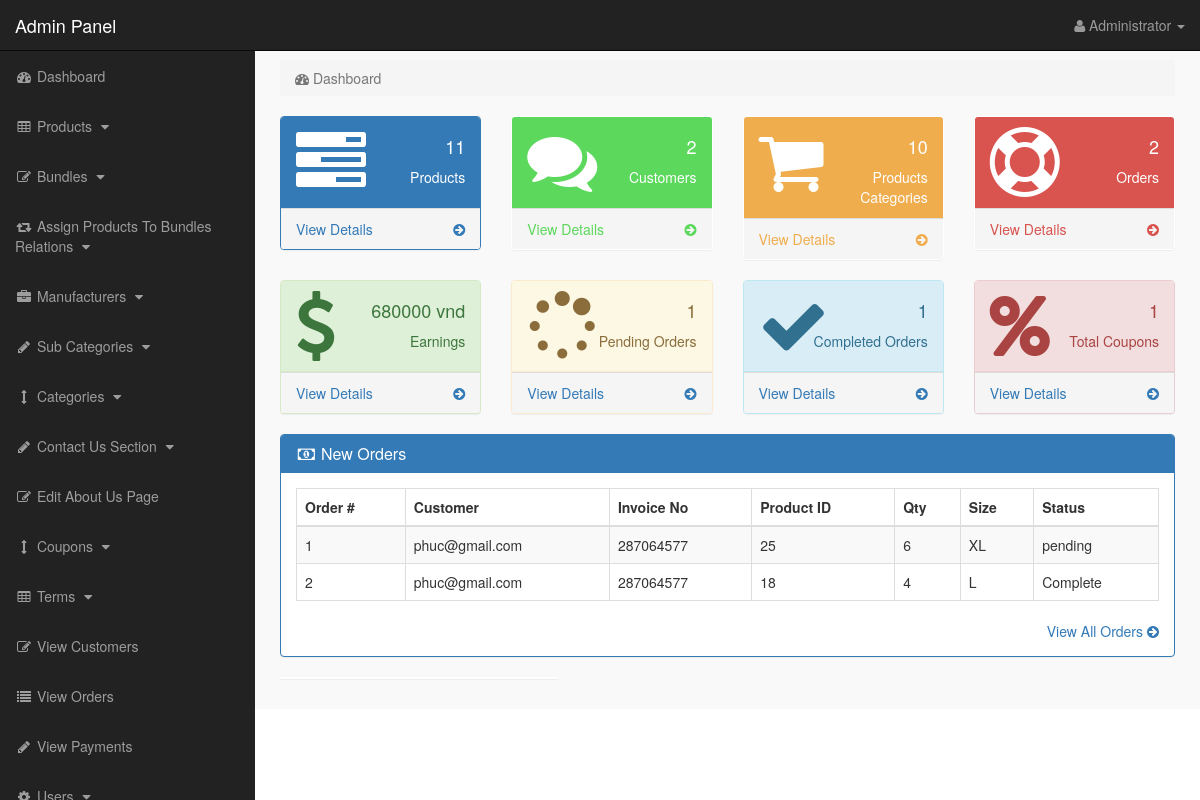
The page /admin_area/index.php?dashboard (signed in) on the database its author committed.
### tables this page shows
CREATE TABLE `pending_orders` (
  `order_id` int(10) NOT NULL,
  `customer_id` int(10) NOT NULL,
  `invoice_no` int(10) NOT NULL,
  `product_id` text NOT NULL,
  `qty` int(10) NOT NULL,
  `size` text NOT NULL,
  `order_status` text NOT NULL
);

CREATE TABLE `customers` (
  `customer_id` int(10) NOT NULL,
  `customer_name` varchar(255) NOT NULL,
  `customer_email` varchar(255) NOT NULL,
  `customer_pass` varchar(255) NOT NULL,
  `customer_country` text NOT NULL,
  `customer_city` text NOT NULL,
  `customer_contact` varchar(255) NOT NULL,
  `customer_address` text NOT NULL,
  `customer_image` text NOT NULL,
  `customer_ip` varchar(255) NOT NULL,
  `customer_confirm_code` text NOT NULL
);

### admin_area/dashboard.php (the view, shortened to what this page needs)
<?php
if(!isset($_SESSION['admin_email'])){
echo "<script>window.open('login.php','_self')</script>";
}
else {
?>
<div class="row">
<div class="col-lg-12">
<ol class="breadcrumb">
<li class="active">
<i class="fa fa-dashboard"></i> Dashboard
</li>
</ol>
</div>
</div>
<div class="row">
<div class="col-lg-3 col-md-6">
<div class="panel panel-primary">
<div class="panel-heading">
<div class="row">
<div class="col-xs-3">
<i class="fa fa-tasks fa-5x"> </i>
</div>
<div class="col-xs-9 text-right">
<div class="huge"><h4> <?php echo $count_products; ?> </h4></div>
<div>Products</div>
</div>
</div>
</div>
<a href="index.php?view_products">
<div class="panel-footer">
<span class="pull-left"> View Details </span>
<span class="pull-right"> <i class="fa fa-arrow-circle-right"></i> </span>
<div class="clearfix"></div>
</div>
</a>
</div>
</div>
<div class="col-lg-3 col-md-6">
<div class="panel panel-green">
<div class="panel-heading">
<div class="row">
<div class="col-xs-3">
<i class="fa fa-comments fa-5x"> </i>
</div>
<div class="col-xs-9 text-right">
<div class="huge"> <h4><?php echo $count_customers; ?> </h4></div>
<div>Customers</div>
</div>
</div>
</div>
<a href="index.php?view_customers">
<div class="panel-footer">
<span class="pull-left"> View Details </span>
<span class="pull-right"> <i class="fa fa-arrow-circle-right"></i> </span>
<div class="clearfix"></div>
</div>
</a>
</div>
</div>
<div class="col-lg-3 col-md-6">
<div class="panel panel-yellow">
<div class="panel-heading">
<div class="row">
<div class="col-xs-3">
<i class="fa fa-shopping-cart fa-5x"> </i>
</div>
<div class="col-xs-9 text-right">
<div class="huge"> <h4><?php echo $count_p_categories; ?> </h4></div>
<div>Products Categories</div>
</div>
</div>
</div>
<a href="index.php?view_p_cats">
<div class="panel-footer">
<span class="pull-left"> View Details </span>
<span class="pull-right"> <i class="fa fa-arrow-circle-right"></i> </span>
<div class="clearfix"></div>
</div>
</a>
</div>
</div>
<div class="col-lg-3 col-md-6">
<div class="panel panel-red">
<div class="panel-heading">
<div class="row">
<div class="col-xs-3">
<i class="fa fa-support fa-5x"> </i>
</div>
<div class="col-xs-9 text-right">
<div class="huge"> <h4><?php echo $count_total_orders; ?></h4> </div>
<div>Orders</div>
</div>
</div>
</div>
<a href="index.php?view_orders">
<div class="panel-footer">
<span class="pull-left"> View Details </span>
<span class="pull-right"> <i class="fa fa-arrow-circle-right"></i> </span>
<div class="clearfix"></div>
</div>
</a>
</div>
</div>
</div>
<div class="row">
    <div class="col-lg-3 col-md-6">
        <div class="panel panel-success">
        <div class="panel-heading">
        <div class="row">
        <div class="col-xs-3">
        <i class="fa fa-dollar fa-5x"> </i>
        </div>
        <div class="col-xs-9 text-right">
        <div class="huge"> <h4><?php echo $count_total_earnings ?> vnd</h4> </div>
        <div>Earnings</div>
        </div>
        </div>
        </div>
        <a href="index.php?view_orders">
        <div class="panel-footer">
        <span class="pull-left"> View Details </span>
        <span class="pull-right"> <i class="fa fa-arrow-circle-right"></i> </span>
        <div class="clearfix"></div>
        </div>
        </a>
        </div>
        </div>
        <div class="col-lg-3 col-md-6">
            <div class="panel panel-warning">
            <div class="panel-heading">
            <div class="row">
            <div class="col-xs-3">
            <i class="fa fa-spinner fa-5x"> </i>
            </div>
            <div class="col-xs-9 text-right">
            <div class="huge"><h4> <?php echo $count_pending_orders ?> </h4></div>
            <div>Pending Orders</div>
            </div>
            </div>
            </div>
            <a href="index.php?view_orders">
            <div class="panel-footer">
            <span class="pull-left"> View Details </span>
            <span class="pull-right"> <i class="fa fa-arrow-circle-right"></i> </span>
            <div class="clearfix"></div>
            </div>
            </a>
            </div>
            </div>
            <div class="col-lg-3 col-md-6">
                <div class="panel panel-info">
                <div class="panel-heading">
                <div class="row">
                <div class="col-xs-3">
                <i class="fa fa-check fa-5x"> </i>
                </div>
                <div class="col-xs-9 text-right">
                <div class="huge"><h4> <?php echo $count_completed_orders ?></h4> </div>
                <div>Completed Orders</div>
                </div>
                </div>
                </div>
                <a href="index.php?view_orders">
                <div class="panel-footer">
                <span class="pull-left"> View Details </span>
                <span class="pull-right"> <i class="fa fa-arrow-circle-right"></i> </span>
                <div class="clearfix"></div>
                </div>
                </a>
                </div>
                </div>
                <div class="col-lg-3 col-md-6">
                    <div class="panel panel-danger">
                    <div class="panel-heading">
                    <div class="row">
                    <div class="col-xs-3">
                    <i class="fa fa-percent fa-5x"> </i>
                    </div>
                    <div class="col-xs-9 text-right">
                    <div class="huge"> <h4><?php echo $count_coupons; ?> </h4></div>
                    <div>Total Coupons</div>
                    </div>
                    </div>
                    </div>
                    <a href="index.php?view_orders">
                    <div class="panel-footer">
                    <span class="pull-left"> View Details </span>
                    <span class="pull-right"> <i class="fa fa-arrow-circle-right"></i> </span>
                    <div class="clearfix"></div>
                    </div>
                    </a>
                    </div>
                    </div>
</div>
<div class="row" >
<div class="col-lg-12" >
<div class="panel panel-primary" >
<div class="panel-heading" >
<h3 class="panel-title" >
<i class="fa fa-money fa-fw" ></i> New Orders
</h3>
</div>
<div class="panel-body" >
<div class="table-responsive" >
<table class="table table-bordered table-hover table-striped" >
<thead>
<tr>
<th>Order #</th>
<th>Customer</th>
<th>Invoice No</th>
<th>Product ID</th>
<th>Qty</th>
<th>Size</th>
<th>Status</th>
</tr>
</thead>
<tbody>
<?php
$i = 0;
$get_order = "select * from pending_orders order by 1 DESC LIMIT 0,5";
$run_order = mysqli_query($con,$get_order);
while($row_order=mysqli_fetch_array($run_order)){
$c_id = $row_order['customer_id'];
$invoice_no = $row_order['invoice_no'];
$product_id = $row_order['product_id'];
$qty = $row_order['qty'];
$size = $row_order['size'];
$order_status = $row_order['order_status'];
$i++;
?>
<tr>
<td><?php echo $i; ?></td>
<td>
<?php
$get_customer = "select * from customers where customer_id='$c_id'";
$run_customer = mysqli_query($con,$get_customer);
$row_customer = mysqli_fetch_array($run_customer);
$customer_email = $row_customer['customer_email'];
echo $customer_email;
?>
</td>
<td><?php echo $invoice_no; ?></td>
<td><?php echo $product_id; ?></td>
<td><?php echo $qty; ?></td>
<td><?php echo $size; ?></td>
<td>
<?php
if($order_status=='pending'){
echo $order_status='pending';
}
else {
echo $order_status='Complete';
}
?>
</td>
</tr>
<?php } ?>
</tbody>
</table>
</div>
<div class="text-right" >
<a href="index.php?view_orders" >
View All Orders <i class="fa fa-arrow-circle-right" ></i>
</a>
</div>
</div>
</div>
</div>
<div class="col-md-4">
<div class="panel">
</div>
</div>
</div>
<?php } ?>

### admin_area/includes/sidebar.php (shortened to what this page needs)
<?php
if(!isset($_SESSION['admin_email'])){
echo "<script>window.open('login.php','_self')</script>";
}
else {
?>
<nav class="navbar navbar-inverse navbar-fixed-top" >
<div class="navbar-header" >
<a class="navbar-brand" href="index.php?dashboard" >Admin Panel</a>
</div>
<ul class="nav navbar-right top-nav" >
<li class="dropdown" >
<a href="#" class="dropdown-toggle" data-toggle="dropdown" >
<i class="fa fa-user" ></i>
<?php echo $admin_name; ?> <b class="caret" ></b>
</a>
</li>
</ul>
<div class="collapse navbar-collapse navbar-ex1-collapse">
<ul class="nav navbar-nav side-nav">
<li>
<a href="index.php?dashboard">
<i class="fa fa-fw fa-dashboard"></i> Dashboard
</a>
</li>
<li>
<a href="#" data-toggle="collapse" data-target="#products">
<i class="fa fa-fw fa-table"></i> Products
<i class="fa fa-fw fa-caret-down"></i>
</a>
</li>
<li>
<a href="#" data-toggle="collapse" data-target="#bundles">
<i class="fa fa-fw fa-edit"></i> Bundles
<i class="fa fa-fw fa-caret-down"></i>
</a>
</li>
<li>
<a href="#" data-toggle="collapse" data-target="#relations">
<i class="fa fa-fw fa-retweet"></i> Assign Products To Bundles Relations
<i class="fa fa-fw fa-caret-down"></i>
</a>
</li>
<li>
<a href="#" data-toggle="collapse" data-target="#manufacturers">
<i class="fa fa-fw fa-briefcase"></i> Manufacturers
<i class="fa fa-fw fa-caret-down"></i>
</a>
</li>
<li>
<a href="#" data-toggle="collapse" data-target="#p_cat">
<i class="fa fa-fw fa-pencil"></i> Sub Categories
<i class="fa fa-fw fa-caret-down"></i>
</a>
</li>
<li>
<a href="#" data-toggle="collapse" data-target="#cat">
<i class="fa fa-fw fa-arrows-v"></i> Categories
<i class="fa fa-fw fa-caret-down"></i>
</a>
</li>
<li>
<a href="#" data-toggle="collapse" data-target="#contact_us">
<i class="fa fa-fw fa-pencil"> </i> Contact Us Section
<i class="fa fa-fw fa-caret-down"></i>
</a>
</li>
<li>
<a href="index.php?edit_about_us">
<i class="fa fa-fw fa-edit"></i> Edit About Us Page
</a>
</li>
<li>
<a href="#" data-toggle="collapse" data-target="#coupons">
<i class="fa fa-fw fa-arrows-v"></i> Coupons
<i class="fa fa-fw fa-caret-down"></i>
</a>
</li>
<li>
<a href="#" data-toggle="collapse" data-target="#terms" >
<i class="fa fa-fw fa-table"></i> Terms
<i class="fa fa-fw fa-caret-down"></i>
</a>
</li>
<li>
<a href="index.php?view_customers">
<i class="fa fa-fw fa-edit"></i> View Customers
</a>
</li>
<li>
<a href="index.php?view_orders">
<i class="fa fa-fw fa-list"></i> View Orders
</a>
</li>
<li>
<a href="index.php?view_payments">
<i class="fa fa-fw fa-pencil"></i> View Payments
</a>
</li>
<li>
<a href="#" data-toggle="collapse" data-target="#users">
<i class="fa fa-fw fa-gear"></i> Users
<i class="fa fa-fw fa-caret-down"></i>
</a>
</li>
</ul>
</div>
</nav>
<?php } ?>

### admin_area/css/style.css (style rules this page uses)
body { margin-top:100px; }
@media (min-width: 768px) { body { margin-top:50px; } }
.top-nav { padding:0 15px; }
.top-nav>li { display:inline-block; float:left; }
.top-nav>li>a { padding-top:15px; padding-bottom:15px; line-height:20px; color:#999; }
@media (min-width: 768px) { .side-nav { position:fixed; top:51px; width:255px; border-radius:0; overflow-y:auto; background-color: #222; bottom:0; overflow-x:hidden; padding-bottom:40px; } }
@media (min-width: 768px) { .side-nav>li>a { width:255px; } }
.huge { font-size:40px; line-height:normal; }
.panel-green > .panel-heading { color:#fff; background-color:#5cd85c; }
.panel-green > a { color:#5cd85c; }
.panel-red > .panel-heading { color:#fff; background-color:#d9534f; }
.panel-red > a { color:#d9534f; }
.panel-yellow > .panel-heading { color:#fff; background-color:#f0ad4e; }
.panel-yellow > a { color:#f0ad4e; }
.panel-body { border-radius:5px; }

### rows shown on the page
pending_orders: customer.customer_email "phuc@gmail.com", invoice_no "287064577", product "25", qty "6", size "XL"
pending_orders: customer.customer_email "phuc@gmail.com", invoice_no "287064577", product "18", qty "4", size "L"

### other values the page prints
$admin_name "Administrator"
$count_products "11"
$count_customers "2"
$count_p_categories "10"
$count_total_orders "2"
$count_total_earnings "680000"
$count_pending_orders "1"
$count_completed_orders "1"
$count_coupons "1"
